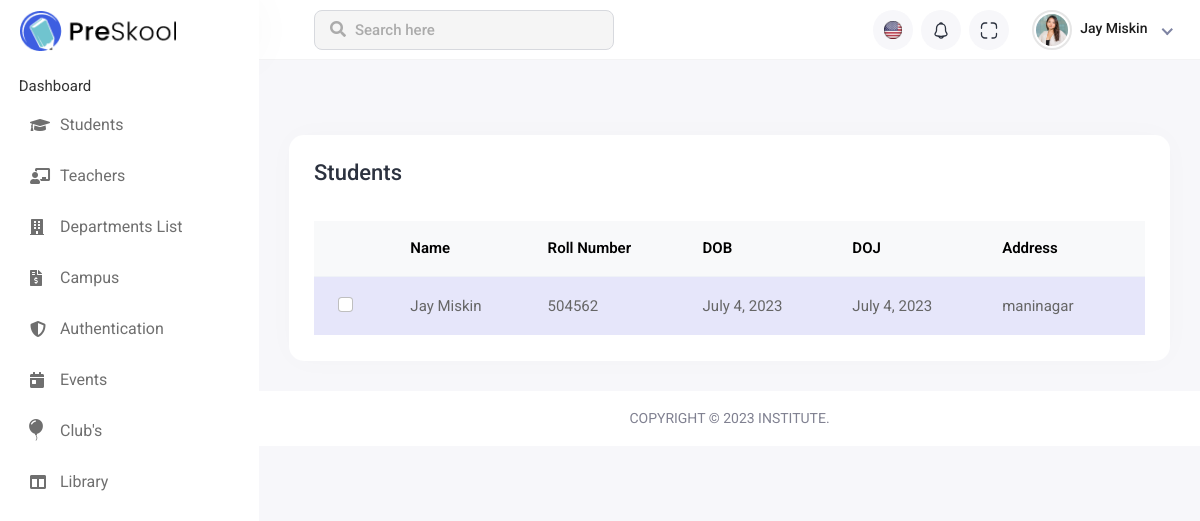
The app's page /student_page/ (signed in) with its own data.
### institute_App/models.py (models this page shows, shortened)
class Common(models.Model):
    Master=models.ForeignKey(Master, on_delete=models.CASCADE)
    Name=models.CharField(max_length=50)
    DateOfBirth=models.DateField(default='2022-11-21')
    DateOfJoining=models.DateField(default='2022-11-21')
    Address=models.CharField(max_length=100)
    class Meta:
        db_table="common"

class Student(models.Model):
    Common=models.ForeignKey(Common, on_delete=models.CASCADE)
    Roll_Number=models.CharField(max_length=20)
    class Meta:
        db_table="student"

### institute_App/views.py (the view)
# urls.py: path('student_page/',student_page,name='student_page'),
def student_page(request):
    if 'email' in request.session:
        student_page_data(request) #load student data
        return render(request,'student_page.html', data)
    return render(request,'student_page.html')

### institute_App/views.py (called while the page is built)
def student_page_data(request):
    print(request.POST)
    student = Student.objects.all()
    data['student'] = student

### institute_App/templates/student_page.html (shortened to what this page needs)
{% extends 'base.html' %}
{% load static %}
{% block main_content %}
<div class="main-wrapper">
    <div class="header">
        <div class="header-left">
            <a href="{% static 'index-2.html' %}" class="logo">
                <img src="{% static 'assets/img/logo.png' %}" alt="Logo">
            </a>
        </div>
        <div class="top-nav-search">
            <form>
                <input type="text" class="form-control" placeholder="Search here">
                <button class="btn" type="submit"><i class="fas fa-search"></i></button>
            </form>
        </div>
        <ul class="nav user-menu">
            <li class="nav-item dropdown noti-dropdown language-drop me-2">
                <a href="#" class="dropdown-toggle nav-link header-nav-list" data-bs-toggle="dropdown">
                    <img src="{% static 'assets/img/icons/header-icon-01.svg' %}" alt="">
                </a>
            </li>
            <li class="nav-item dropdown noti-dropdown me-2">
                <a href="#" class="dropdown-toggle nav-link header-nav-list" data-bs-toggle="dropdown">
                    <img src="{% static 'assets/img/icons/header-icon-05.svg' %}" alt="">
                </a>
            </li>
            <li class="nav-item zoom-screen me-2">
                <a href="#" class="nav-link header-nav-list win-maximize">
                    <img src="{% static 'assets/img/icons/header-icon-04.svg' %}" alt="">
                </a>
            </li>
            <li class="nav-item dropdown has-arrow new-user-menus">
                <a href="#" class="dropdown-toggle nav-link" data-bs-toggle="dropdown">
                    <span class="user-img">
                        <img class="rounded-circle" src="{% static 'assets/img/profiles/avatar-01.jpg' %}" width="31"
                            alt="Ryan Taylor">
                        <div class="user-text">
                            <h6>{{user_data.first_name}} {{user_data.last_name}}</h6>
                        </div>
                    </span>
                </a>
            </li>
        </ul>
    </div><br><br>
    <div class="sidebar" id="sidebar">
        <div class="sidebar-inner slimscroll">
            <div id="sidebar-menu" class="sidebar-menu">
                <ul>
                    <li class="submenu" >
                        <span> Dashboard </span>
                        </li>
                    <li class="submenu">
                        <a href="#"><i class="fas fa-graduation-cap"></i> <span> Students</span> </a>
                    </li>
                    <li class="submenu">
                        <a href="#"><i class="fas fa-chalkboard-teacher"></i> <span> Teachers</span> </a>
                    </li>
                    <li>
                        <a href="{% url 'department_page' %}"><i class="fas fa-building"></i> <span> Departments List</span></a>
                    </li>
                    <li>
                        <a href="{% url 'maintenance_page' %}"><i class="fas fa-file-invoice-dollar"></i> <span> Campus</span></a>
                    </li>
                    <li class="submenu">
                        <a href="#"><i class="fas fa-shield-alt"></i> <span>Authentication </span> </a>
                    </li>
                    <li>
                        <a href="{% url 'event_page' %}"><i class="fas fa-calendar-day"></i> <span>Events</span></a>
                    </li>
                    <li>
                        <a href="{% url 'club_page' %}"><i class="bi bi-balloon-fill" style="font-size: 22px; margin-left: -5px;"></i> <span style="padding-left: 5px;">Club's</span></a>
                    </li>
                    <li class="submenu">
                        <a href="#"><i class="fas fa-columns"></i> <span> Library </span> </a>
                    </li>
                </ul>
            </div>
        </div>
    </div>
    <div class="page-wrapper">
        <div class="content container-fluid">
            <div class="row">
                <div class="col-sm-12">
                    <div class="card card-table comman-shadow">
                        <div class="card-body">
                            <div class="page-header">
                                <div class="row align-items-center">
                                    <div class="col">
                                        <h3 class="page-title">Students</h3>
                                    </div>
                                </div>
                            </div>
                            <div class="table-responsive">
                                <table
                                    class="table border-0 star-student table-hover table-center mb-0 datatable table-striped">
                                    <thead class="student-thread">
                                        <tr>
                                            <th>
                                            </th>
                                            <th>Name</th>
                                            <th>Roll Number</th>
                                            <th>DOB</th>
                                            <th>DOJ</th>
                                            <th>Address</th>
                                        </tr>
                                    </thead>
                                    <tbody>
                                        {% for S_data in student %}
                                        <tr>
                                            <td>
                                                <div class="form-check check-tables">
                                                    <input class="form-check-input" type="checkbox" value="something">
                                                </div>
                                            </td>
                                            <td>{{S_data.Common.Name}}</td>
                                            <td>{{S_data.Roll_Number}}</td>
                                            <td>{{S_data.Common.DateOfBirth}}</td>
                                            <td>{{S_data.Common.DateOfJoining}}</td>
                                            <td>{{S_data.Common.Address}}</td>
                                        </tr>
                                        {% endfor %}
                                    </tbody>
                                </table>
                            </div>
                        </div>
                    </div>
                </div>
            </div>
        </div>
        <footer>
            <p>Copyright © 2023 Institute.</p>
        </footer>
    </div>
</div>
{% endblock %}

### institute_App/templates/student_page.html (style rules this page uses)
.page-wrapper { min-height: 406px !important; }
.star-student.table-striped tbody tr:nth-of-type(odd) { background-color: lavender; }

### records on screen
Common: first_name "Jay", last_name "Miskin"
Student: Common.Name "Jay Miskin", Roll_Number "504562", Common.DateOfBirth "July 4, 2023", Common.DateOfJoining "July 4, 2023", Common.Address "maninagar"
